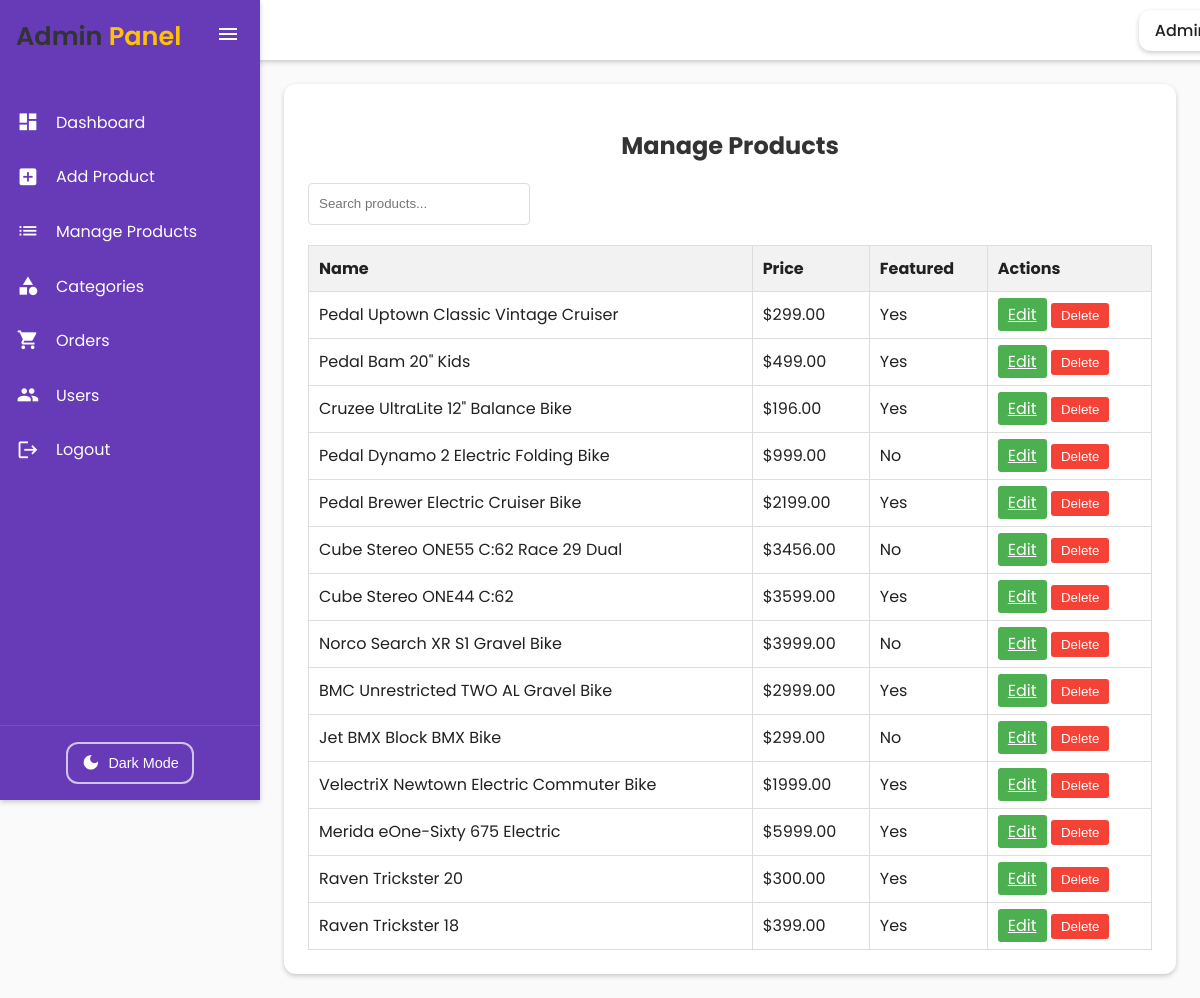
The page /admin/manage_records.php (signed in) on the database its author committed.
### tables this page shows
CREATE TABLE `products` (
  `id` int(11) NOT NULL,
  `name` varchar(255) NOT NULL,
  `title_slug` varchar(255) NOT NULL,
  `description` text DEFAULT NULL,
  `price` decimal(10,2) DEFAULT NULL,
  `keywords` varchar(255) DEFAULT NULL,
  `image_url_1` varchar(255) DEFAULT NULL,
  `image_url_2` varchar(255) DEFAULT NULL,
  `image_url_3` varchar(255) DEFAULT NULL,
  `image_url_4` varchar(255) DEFAULT NULL,
  `resized_image_url` varchar(255) DEFAULT NULL,
  `age_range` varchar(50) DEFAULT NULL,
  `featured` tinyint(1) DEFAULT 0
);

### admin/manage_records.php (the view, shortened to what this page needs)
<?php
require_once("header.php");
?>
    <div class="container-manage">
        <h1>Manage Products</h1>
        <input type="text" id="searchInput" placeholder="Search products...">
        <table id="productsTable">
            <thead>
                <tr>
                    <th>Name</th>
                    <th>Price</th>
                    <th>Featured</th>
                    <th>Actions</th>
                </tr>
            </thead>
            <tbody>
                <?php
                $result = $conn->query("SELECT * FROM products ORDER BY id DESC");
                while ($row = $result->fetch_assoc()) {
                    echo "<tr>";
                    echo "<td data-label='Name'>" . htmlspecialchars($row['name']) . "</td>";
                    echo "<td data-label='Price'>$" . htmlspecialchars($row['price']) . "</td>";
                    echo "<td data-label='Featured'>" . ($row['featured'] ? 'Yes' : 'No') . "</td>";
                    echo "<td data-label='Actions'>";
                    echo "<a href='update.php?id=" . $row['id'] . "' class='action-btn edit-btn'>Edit</a> ";
                    echo "<form method='post' style='display:inline;' onsubmit='return confirm(\"Are you sure you want to delete this product?\");'>";
                    echo "<button type='submit' name='delete' value='" . $row['id'] . "' class='action-btn delete-btn'>Delete</button>";
                    echo "</form>";
                    echo "</td>";
                    echo "</tr>";
                }
                ?>
            </tbody>
        </table>
    </div>

### admin/header.php (style rules this page uses)
:root { --primary-color: #673AB7; --primary-hover: #512DA8; --primary-light: #D1C4E9; --secondary-color: #FFC107; --background-light: #fafafa; --background-dark: #212121; --text-light: #212121; --text-dark: #f5f5f5; --sidebar-width: 260px; --border-radius: 12px; --box-shadow: 0 2px 5px rgba(0, 0, 0, 0.2); --transition-speed: 0.3s; --header-height: 60px; }
body { margin: 0; font-family: 'Poppins', sans-serif; background-color: var(--background-light); color: var(--text-light); display: flex; flex-direction: column; min-height: 100vh; transition: background-color var(--transition-speed) ease; }

### admin/manage_records.php (style rules this page uses)
h1 { text-align: center; color: #333; }
#searchInput { width: 200px; height:20px; padding: 10px; margin-bottom: 20px; border: 1px solid #ddd; border-radius: 4px; }
table { width: 100%; border-collapse: collapse; }
th, td { padding: 10px; border: 1px solid #ddd; text-align: left; }
th { background-color: #f2f2f2; font-weight: bold; }
.action-btn { padding: 5px 10px; border: none; border-radius: 3px; cursor: pointer; }
.edit-btn { background-color: #4CAF50; color: white; }
.delete-btn { background-color: #f44336; color: white; }

### rows shown on the page
products: name "Pedal Uptown Classic Vintage Cruiser", price "299.00", featured "Yes", $row['id'] 43 (drawn)
products: name "Pedal Bam 20\" Kids", price "499.00", featured "Yes", $row['id'] 42 (drawn)
products: name "Cruzee UltraLite 12\" Balance Bike", price "196.00", featured "Yes", $row['id'] 41 (drawn)
products: name "Pedal Dynamo 2 Electric Folding Bike", price "999.00", featured "No", $row['id'] 40 (drawn)
products: name "Pedal Brewer Electric Cruiser Bike", price "2199.00", featured "Yes", $row['id'] 39 (drawn)
products: name "Cube Stereo ONE55 C:62 Race 29 Dual", price "3456.00", featured "No", $row['id'] 38 (drawn)
products: name "Cube Stereo ONE44 C:62", price "3599.00", featured "Yes", $row['id'] 37 (drawn)
products: name "Norco Search XR S1 Gravel Bike", price "3999.00", featured "No", $row['id'] 36 (drawn)
products: name "BMC Unrestricted TWO AL Gravel Bike", price "2999.00", featured "Yes", $row['id'] 35 (drawn)
products: name "Jet BMX Block BMX Bike", price "299.00", featured "No", $row['id'] 34 (drawn)
products: name "VelectriX Newtown Electric Commuter Bike", price "1999.00", featured "Yes", $row['id'] 33 (drawn)
products: name "Merida eOne-Sixty 675 Electric", price "5999.00", featured "Yes", $row['id'] 32 (drawn)
products: name "Raven Trickster 20", price "300.00", featured "Yes", $row['id'] 31 (drawn)
products: name "Raven Trickster 18", price "399.00", featured "Yes", $row['id'] 30 (drawn)
